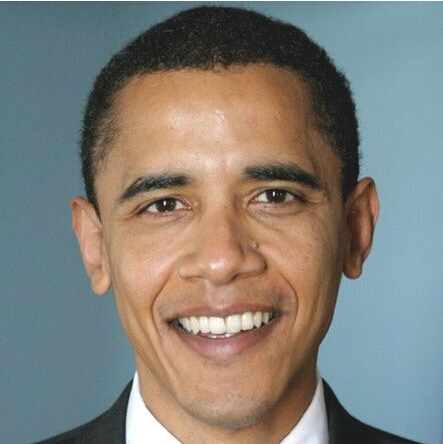
#> input picture test.jpg, 443 x 444 px
$ python image_preprocess.py   (Python 2 division)
#> lines starting #> are read from the running program, lines starting #| are printed output that depends on the picture
import cv2

# path of pre-trained classifier
HAAR_CLASSIFIER_PATH = "haarcascade_frontalface_default.xml"

# [8 lines of commented-out code are left out]


def image_preprocess(image_path, output_path):
#> called with image_path = 'test.jpg', output_path = 'res.jpg'
    image = cv2.imread(image_path)
#> image is the input picture: shape (444, 443, 3); mean B, G, R 121.2, 127.6, 129.6

    # Converts an image to gray
    gray = cv2.cvtColor(image, cv2.COLOR_BGR2GRAY)
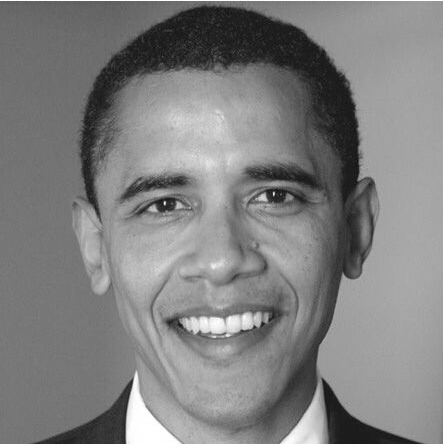
#> gray: shape (444, 443); min 14, max 255, mean 127.5

    # Loading the certain HAAR Cascade classifiers
    classifier = cv2.CascadeClassifier(HAAR_CLASSIFIER_PATH)
    face = classifier.detectMultiScale(gray, scaleFactor=1.1,
                                    minNeighbors=10,
                                    minSize=(5, 5),
                                    flags=cv2.CASCADE_SCALE_IMAGE)
#> face = [[75, 88, 289, 289]]
    # Test output

    if len(face) == 1:
        req_face = face
#> req_face = [[75, 88, 289, 289]]
    else:
        print "CANT FIND A FACE IN THAT IMAGE"
        return

    roi_gray = None
    for (x, y, w, h) in req_face:
        roi_gray = gray[y:y + h, x:x + w]
#> this loop made 1 pass
#> pass 1, in image_preprocess, `roi_gray = gray[y:y + h, x:x + w]`:
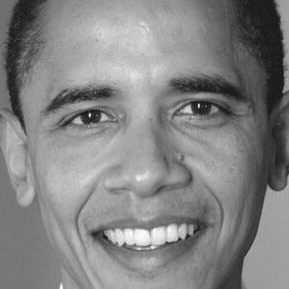
#> roi_gray: shape (289, 289); min 14, max 255, mean 131.3

    # Writing the final image into the required path
    cv2.imwrite(output_path, cv2.resize(roi_gray, (350, 350)))


# TEST USE
image_preprocess("test.jpg", "res.jpg")
